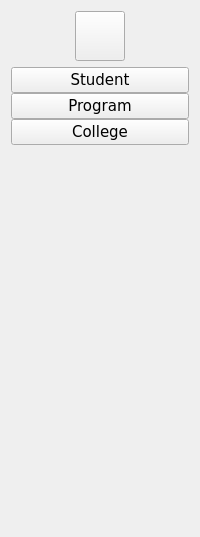
     <widget class="QWidget" name="full_menu_widget" native="true">
      <property name="autoFillBackground">
       <bool>false</bool>
      </property>
      <layout class="QVBoxLayout" name="verticalLayout_4">
       <item>
        <layout class="QHBoxLayout" name="horizontalLayout_2">
         <property name="spacing">
          <number>6</number>
         </property>
         <item>
          <widget class="QPushButton" name="homeButton1_2">
           <property name="minimumSize">
            <size>
             <width>50</width>
             <height>50</height>
            </size>
           </property>
           <property name="maximumSize">
            <size>
             <width>50</width>
             <height>50</height>
            </size>
           </property>
           <property name="text">
            <string/>
           </property>
           <property name="icon">
            <iconset resource="resources.qrc">
             <normaloff>:/imgs/imgs/home.png</normaloff>:/imgs/imgs/home.png</iconset>
           </property>
           <property name="iconSize">
            <size>
             <width>40</width>
             <height>40</height>
            </size>
           </property>
          </widget>
         </item>
        </layout>
       </item>
       <item>
        <layout class="QVBoxLayout" name="verticalLayout_2">
         <property name="spacing">
          <number>0</number>
         </property>
         <item>
          <widget class="QPushButton" name="studentButton2">
           <property name="font">
            <font>
             <family>Verdana</family>
             <pointsize>11</pointsize>
             <bold>false</bold>
            </font>
           </property>
           <property name="text">
            <string>Student</string>
           </property>
           <property name="icon">
            <iconset resource="resources.qrc">
             <normaloff>:/imgs/imgs/student.png</normaloff>:/imgs/imgs/student.png</iconset>
           </property>
           <property name="iconSize">
            <size>
             <width>30</width>
             <height>30</height>
            </size>
           </property>
           <property name="checkable">
            <bool>true</bool>
           </property>
           <property name="autoExclusive">
            <bool>true</bool>
           </property>
          </widget>
         </item>
         <item>
          <widget class="QPushButton" name="programButton2">
           <property name="font">
            <font>
             <family>Verdana</family>
             <pointsize>11</pointsize>
            </font>
           </property>
           <property name="text">
            <string>Program</string>
           </property>
           <property name="icon">
            <iconset resource="resources.qrc">
             <normaloff>:/imgs/imgs/program.png</normaloff>:/imgs/imgs/program.png</iconset>
           </property>
           <property name="iconSize">
            <size>
             <width>30</width>
             <height>30</height>
            </size>
           </property>
           <property name="checkable">
            <bool>true</bool>
           </property>
           <property name="autoExclusive">
            <bool>true</bool>
           </property>
          </widget>
         </item>
         <item>
          <widget class="QPushButton" name="collegeButton2">
           <property name="font">
            <font>
             <family>Verdana</family>
             <pointsize>11</pointsize>
            </font>
           </property>
           <property name="text">
            <string>College</string>
           </property>
           <property name="icon">
            <iconset resource="resources.qrc">
             <normaloff>:/imgs/imgs/college.png</normaloff>:/imgs/imgs/college.png</iconset>
           </property>
           <property name="iconSize">
            <size>
             <width>30</width>
             <height>30</height>
            </size>
           </property>
           <property name="checkable">
            <bool>true</bool>
           </property>
           <property name="autoExclusive">
            <bool>true</bool>
           </property>
          </widget>
         </item>
        </layout>
       </item>
       <item>
        <spacer name="verticalSpacer_2">
         <property name="orientation">
          <enum>Qt::Vertical</enum>
         </property>
         <property name="sizeHint" stdset="0">
          <size>
           <width>105</width>
           <height>381</height>
          </size>
         </property>
        </spacer>
       </item>
      </layout>
     </widget>
